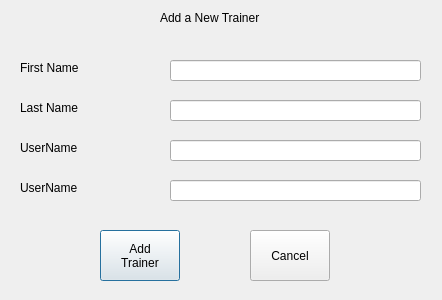
<?xml version="1.0" encoding="UTF-8"?>
<ui version="4.0">
 <class>TrainerDialog</class>
 <widget class="QDialog" name="TrainerDialog">
  <property name="geometry">
   <rect>
    <x>0</x>
    <y>0</y>
    <width>442</width>
    <height>300</height>
   </rect>
  </property>
  <property name="windowTitle">
   <string>Dialog</string>
  </property>
  <widget class="QLabel" name="label">
   <property name="geometry">
    <rect>
     <x>160</x>
     <y>10</y>
     <width>111</width>
     <height>16</height>
    </rect>
   </property>
   <property name="text">
    <string>Add a New Trainer</string>
   </property>
  </widget>
  <widget class="QLineEdit" name="firstNameBox">
   <property name="geometry">
    <rect>
     <x>170</x>
     <y>60</y>
     <width>251</width>
     <height>21</height>
    </rect>
   </property>
  </widget>
  <widget class="QLineEdit" name="lastNameBox">
   <property name="geometry">
    <rect>
     <x>170</x>
     <y>100</y>
     <width>251</width>
     <height>21</height>
    </rect>
   </property>
  </widget>
  <widget class="QLabel" name="label_2">
   <property name="geometry">
    <rect>
     <x>20</x>
     <y>60</y>
     <width>71</width>
     <height>16</height>
    </rect>
   </property>
   <property name="text">
    <string>First Name</string>
   </property>
  </widget>
  <widget class="QLabel" name="label_3">
   <property name="geometry">
    <rect>
     <x>20</x>
     <y>100</y>
     <width>71</width>
     <height>16</height>
    </rect>
   </property>
   <property name="text">
    <string>Last Name</string>
   </property>
  </widget>
  <widget class="QLabel" name="label_4">
   <property name="geometry">
    <rect>
     <x>20</x>
     <y>140</y>
     <width>71</width>
     <height>16</height>
    </rect>
   </property>
   <property name="text">
    <string>UserName</string>
   </property>
  </widget>
  <widget class="QLineEdit" name="lastNameBox_2">
   <property name="geometry">
    <rect>
     <x>170</x>
     <y>140</y>
     <width>251</width>
     <height>21</height>
    </rect>
   </property>
  </widget>
  <widget class="QLineEdit" name="passwordBox">
   <property name="geometry">
    <rect>
     <x>170</x>
     <y>180</y>
     <width>251</width>
     <height>21</height>
    </rect>
   </property>
  </widget>
  <widget class="QLabel" name="label_5">
   <property name="geometry">
    <rect>
     <x>20</x>
     <y>180</y>
     <width>71</width>
     <height>16</height>
    </rect>
   </property>
   <property name="text">
    <string>UserName</string>
   </property>
  </widget>
  <widget class="QPushButton" name="addTrainerButton">
   <property name="geometry">
    <rect>
     <x>100</x>
     <y>230</y>
     <width>80</width>
     <height>51</height>
    </rect>
   </property>
   <property name="text">
    <string>Add 
Trainer</string>
   </property>
  </widget>
  <widget class="QPushButton" name="cancelButton">
   <property name="geometry">
    <rect>
     <x>250</x>
     <y>230</y>
     <width>80</width>
     <height>51</height>
    </rect>
   </property>
   <property name="text">
    <string>Cancel</string>
   </property>
  </widget>
 </widget>
 <resources/>
 <connections/>
</ui>
